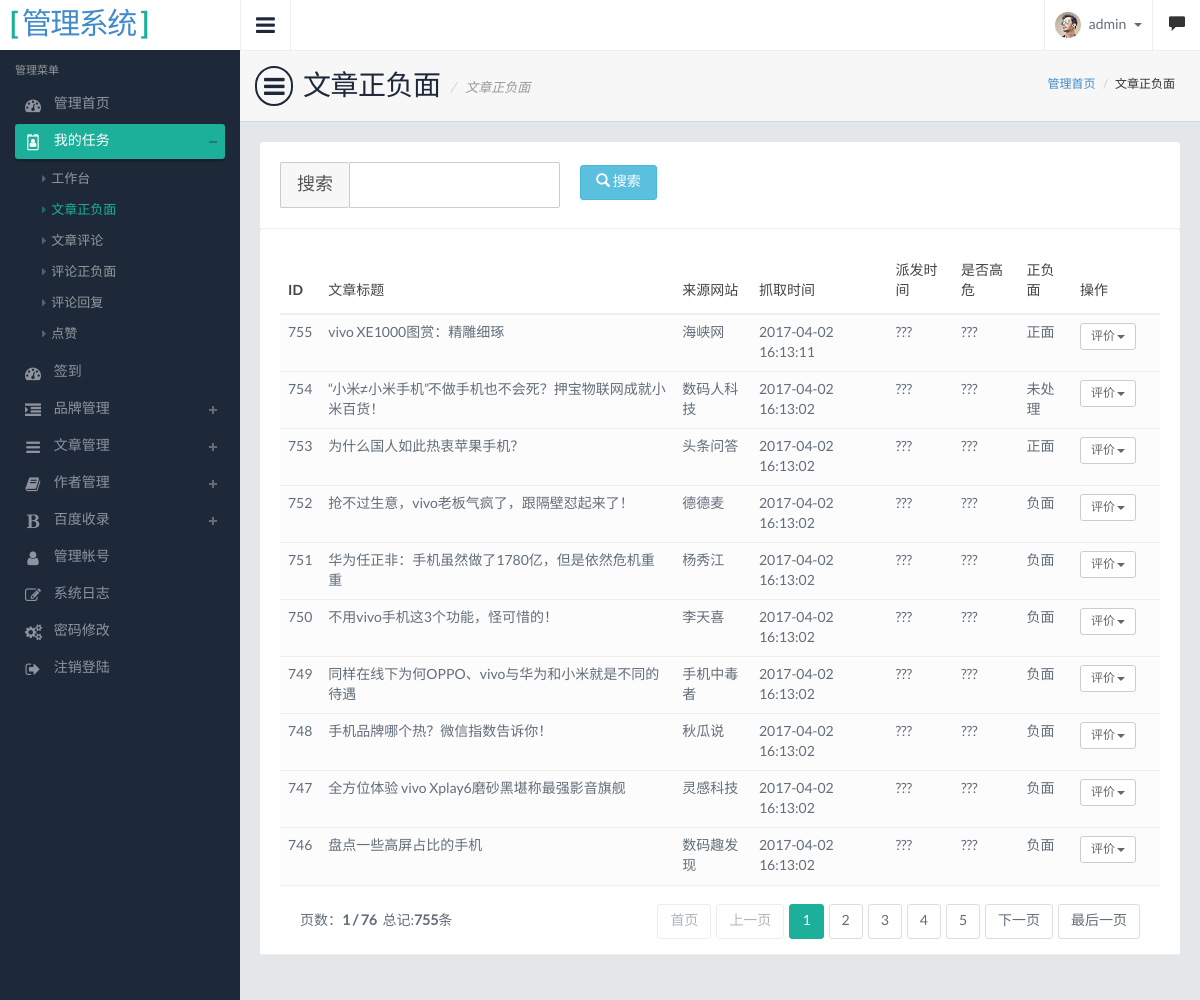
Page /manager/article/goodorbad (signed in) on the committed database.
### tables this page shows
CREATE TABLE `article` (
  `id` bigint(20) NOT NULL AUTO_INCREMENT,
  `wid` bigint(20) NOT NULL,
  `title` varchar(255) NOT NULL COMMENT '文章标题',
  `author` varchar(255) NOT NULL COMMENT '作者',
  `abstracts` text NOT NULL COMMENT '摘要',
  `reply` int(11) NOT NULL DEFAULT '0' COMMENT '回复数',
  `pre_reply` int(11) NOT NULL DEFAULT '0' COMMENT '上一次回复数',
  `seply_status` int(11) NOT NULL DEFAULT '0' COMMENT '回复数状态 0为否 1为是',
  `brand_id` int(11) NOT NULL DEFAULT '0' COMMENT '品牌ID,与brand表ID对应,0表示未定义',
  `positive` int(11) NOT NULL DEFAULT '2' COMMENT '正负面 0为负 1为正 2未标识',
  `status` int(11) NOT NULL DEFAULT '0' COMMENT '文章状态 0 未处理 1处理中 2 处理完成',
  `url` varchar(500) NOT NULL COMMENT '原文URL',
  `share_url` varchar(500) NOT NULL COMMENT '分享URL',
  `release_time` int(11) NOT NULL COMMENT '发布时间',
  `created` int(11) NOT NULL DEFAULT '0',
  `updated` int(11) NOT NULL DEFAULT '0',
  `deleted` int(11) NOT NULL DEFAULT '0',
  `keyword` varchar(200) DEFAULT NULL,
  PRIMARY KEY (`id`)
);

### application/controllers/manager/article/Goodorbad.php (called while the page is built, shortened)
<?php
class Goodorbad extends REST_Controller{
  public function __construct(){
    $this->template_patch=REST_Controller::MANAGER_TEMPLATE_PATH;
    $this->nav='my_mission';
    $this->load->model('article/List_model','List_model',true);
  }
  public function index_get(){
    $data=array();
    $data['nav'] = $this->nav;
    $data['child_nav'] = 'article_goodORbad';
    $cnrs = array('name' => '文章正负面');
    $data['cnrs']=$cnrs;
    $data['token_name'] = $this->security->get_csrf_token_name();
    $data['hash'] = $this->security->get_csrf_hash();
    $orderby_name='id';
    $orderby_value='DESC';
    $skipnum = $this->get('skipnum');
    $length = $this->get('length');
    $count=$this->List_model->count_all();
    $rs=$this->List_model->limit($length,$skipnum)->order_by($orderby_name,$orderby_value)->get_all();
    $data['rs']=$rs;
    $data['page_total']=$count;
    $this->load->view($this->template_patch.'/article/article_goodorbad',$data);
  }
}

### application/libraries/REST_Controller.php (called while the page is built, shortened)
<?php
abstract class REST_Controller extends CI_Controller {
    protected $allowed_http_methods = ['get', 'delete', 'post', 'put', 'options', 'patch', 'head'];
    protected $request = NULL;
    protected $_supported_formats = [
            'json' => 'application/json',
            'array' => 'application/json',
            'csv' => 'application/csv',
            'html' => 'text/html',
            'jsonp' => 'application/javascript',
            'php' => 'text/plain',
            'serialized' => 'application/vnd.php.serialized',
            'xml' => 'application/xml'
        ];
    public function __construct($config = 'rest')
    {
        $supported_formats = $this->config->item('rest_supported_formats');
        $this->_supported_formats = array_intersect_key($this->_supported_formats, array_flip($supported_formats));
        $this->request = new stdClass();
        $this->request->method = $this->_detect_method();
    }
    public function _remap($object_called, $arguments = [])
    {
        $object_called = preg_replace('/^(.*)\.(?:'.implode('|', array_keys($this->_supported_formats)).')$/', '$1', $object_called);
        $controller_method = $object_called.'_'.$this->request->method;
        try
        {
            call_user_func_array([$this, $controller_method], $arguments);
        }
        catch (Exception $ex)
        {
            $this->response([
                    $this->config->item('rest_status_field_name') => FALSE,
                    $this->config->item('rest_message_field_name') => [
                        'classname' => get_class($ex),
                        'message' => $ex->getMessage()
                    ]
                ], self::HTTP_INTERNAL_SERVER_ERROR);
        }
    }
    protected function _detect_method()
    {
        $method = NULL;
        if ($this->config->item('enable_emulate_request') === TRUE)
        {
            $method = $this->input->post('_method');
            if ($method === NULL)
            {
                $method = $this->input->server('HTTP_X_HTTP_METHOD_OVERRIDE');
            }
            $method = strtolower($method);
        }
        if (empty($method))
        {
            $method = $this->input->method();
        }
        return in_array($method, $this->allowed_http_methods) && method_exists($this, '_parse_' . $method) ? $method : 'get';
    }
}

### index.php (called while the page is built, shortened)
<?php
require_once BASEPATH.'core/CodeIgniter.php';

### application/helpers/pager_helper.php (called while the page is built, shortened)
<?php
if ( ! function_exists('init_page_params')) {
    function init_page_params(&$skipnum, &$length) {
        if ($skipnum == false || intval($skipnum) == 0) {
            $skipnum = 0;
        }
        if ($length == false || intval($length) == 0) {
            $length = 10;
        }
    }
}

### application/core/MY_Model.php (called while the page is built, shortened)
<?php
class MY_Model extends CI_Model
{
    protected $_table;
    public $_database;
    protected $return_type = 'object';
    protected $_temporary_return_type = NULL;
    public function __construct()
    {
        $this->_database = $this->db;
        $this->_temporary_return_type = $this->return_type;
    }
    public function get_all()
    {
        $result = $this->_database->get($this->_table)
                           ->{$this->_return_type(1)}();
        $this->_temporary_return_type = $this->return_type;
        return $result;
    }
    public function order_by($criteria, $order = 'ASC',$escape=TRUE)
    {
        if ( is_array($criteria) )
        {
            foreach ($criteria as $key => $value)
            {
                $this->_database->order_by($key, $value,$escape);
            }
        }
        else
        {
            $this->_database->order_by($criteria, $order,$escape);
        }
        return $this;
    }
    public function limit($limit, $offset = 0)
    {
        $this->_database->limit($limit, $offset);
        return $this;
    }
    public function trigger($event, $data = FALSE, $last = TRUE)
    {
        return $data;
    }
    protected function _return_type($multi = FALSE)
    {
        $method = ($multi) ? 'result' : 'row';
        return $this->_temporary_return_type == 'array' ? $method . '_array' : $method;
    }
}

### application/views/manager/article/article_goodorbad.php (the view, shortened to what this page needs)
<?php
$admin_path=REST_Controller::MANAGER_PATH;
?>
<div class="pageheader">
  <h2><i class="fa fa-bars"></i> 文章正负面
      <?php
      if(!empty($cnrs)){
          echo '<span>'.$cnrs['name'].'</span>';
      }
      ?>
  </h2>
  <div class="breadcrumb-wrapper">
    <ol class="breadcrumb">
      <li><a href="<?php echo $this->config->base_url($admin_path);?>/main/dashboard">管理首页</a></li>
      <?php
      if(!empty($cnrs)){
          echo '<li class="active">'.$cnrs['name'].'</li>';
      }
      ?>
    </ol>
  </div>
</div>
<section class="contentpanel">
    <header class="panel-heading clearfix" style="padding: 0px;">
        <form id="filter" method="get">
            <div class="panel-body">
                <div class="row">
                    <div class="col-md-4">
                        <div class="form-group input-group input-group-lg">
                            <span class="input-group-addon">搜索</span>
                            <input type="text" class="form-control" name="reply" value="<?php echo @$_GET['search']?>">
                        </div>
                    </div>
                    <div class="col-md-1">
                        <div class="form-group">
                            <div style="padding-top: 3px">
                                <button type="submit" class="btn btn-info"><i
                                        class="glyphicon glyphicon-search"></i> 搜索
                                </button>
                            </div>
                        </div>
                    </div>
                </div>
            </div>
        </form>
    </header>
    <div id="sample_1_wrapper" class="panel-heading dataTables_wrapper form-inline ischeckbox" role="grid">
      <table class="table border-top table-hover" >
          <thead>
          <tr>
              <th>ID</th>
              <th>文章标题</th>
              <th>来源网站</th>
              <th>抓取时间</th>
              <th>派发时间</th>
              <th>是否高危</th>
              <th>正负面</th>
              <th style="width:10%">操作</th>
          </tr>
          </thead>
          <tbody>
          <?php if(!empty($rs)):?>
              <?php foreach($rs as $rs_row):?>
                  <tr>
                      <td><?php echo $rs_row['id']?></td>
                      <td><?php echo $rs_row['title']?></td>
                      <td><?php echo $rs_row['author']?></td>
                      <td><?php echo date("Y-m-d H:i:s",$rs_row['created']);?></td>
                      <td>???</td>
                      <td>???</td>
                      <td id="<?php echo 'positive'.strval($rs_row['id']);?>"><?php switch($rs_row['positive']){
                              case 0:
                                  echo '负面';
                                  break;
                              case 1:
                                  echo '正面';
                                  break;
                              case 2:
                                  echo '未处理';
                                  break;
                          }?></td>
                      <td>
                          <div class="dropdown">
                              <button id="dLabel" class="btn btn-white btn-xs btn-margin" type="button" data-toggle="dropdown" aria-haspopup="true" aria-expanded="false">
                                  评价
                                  <span class="caret"></span>
                              </button>
                          </div>
                      </td>
                  </tr>
              <?php
              endforeach;
              endif;
              ?>
          </tbody>
      </table>
  </div>
</section>

### rows in the picture
article: id "755", title "vivo XE1000图赏：精雕细琢", author "海峡网", created "2017-04-02 16:13:11", positive "正面"
article: id "754", title "“小米≠小米手机”不做手机也不会死？押宝物联网成就小米百货！", author "数码人科技", created "2017-04-02 16:13:02", positive "未处理"
article: id "753", title "为什么国人如此热衷苹果手机？", author "头条问答", created "2017-04-02 16:13:02", positive "正面"
article: id "752", title "抢不过生意，vivo老板气疯了，跟隔壁怼起来了！", author "德德麦", created "2017-04-02 16:13:02", positive "负面"
article: id "751", title "华为任正非：手机虽然做了1780亿，但是依然危机重重", author "杨秀江", created "2017-04-02 16:13:02", positive "负面"
article: id "750", title "不用vivo手机这3个功能，怪可惜的！", author "李天喜", created "2017-04-02 16:13:02", positive "负面"
article: id "749", title "同样在线下为何OPPO、vivo与华为和小米就是不同的待遇", author "手机中毒者", created "2017-04-02 16:13:02", positive "负面"
article: id "748", title "手机品牌哪个热？微信指数告诉你！", author "秋瓜说", created "2017-04-02 16:13:02", positive "负面"
article: id "747", title "全方位体验 vivo Xplay6磨砂黑堪称最强影音旗舰", author "灵感科技", created "2017-04-02 16:13:02", positive "负面"
article: id "746", title "盘点一些高屏占比的手机", author "数码趣发现", created "2017-04-02 16:13:02", positive "负面"

### other values in the picture
$nav_row['name'] "管理首页"
$nav_row['name'] "我的任务"
$nav_child_row['name'] "工作台"
$nav_child_row['name'] "文章正负面"
$nav_child_row['name'] "文章评论"
$nav_child_row['name'] "评论正负面"
$nav_child_row['name'] "评论回复"
$nav_child_row['name'] "点赞"
$nav_row['name'] "签到"
$nav_row['name'] "品牌管理"
$nav_row['name'] "文章管理"
$nav_row['name'] "作者管理"
$nav_row['name'] "百度收录"
$nav_row['name'] "管理帐号"
$nav_row['name'] "系统日志"
